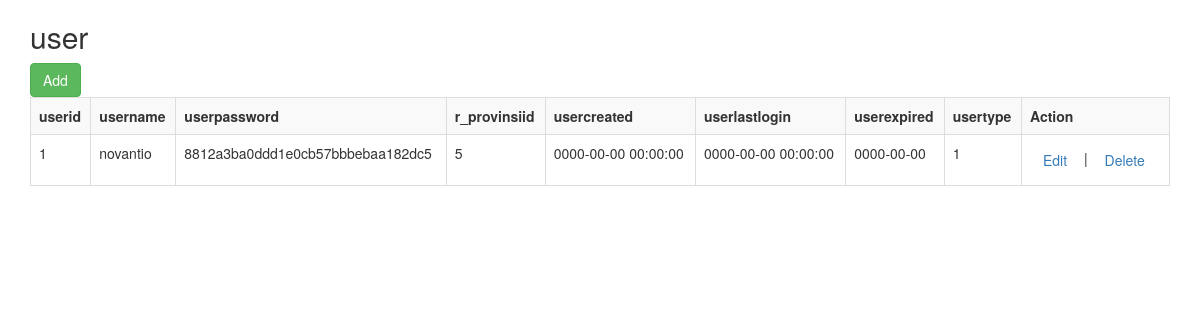
The page /index.php/user on the database as committed earlier.
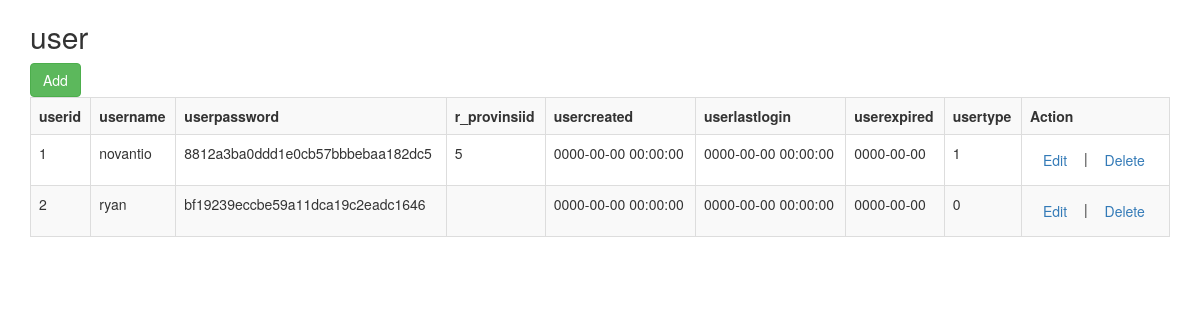
The same page on the database as committed later.
### tables this page shows
CREATE TABLE IF NOT EXISTS `user` (
  `userid` int(11) NOT NULL AUTO_INCREMENT,
  `username` varchar(50) DEFAULT NULL,
  `userpassword` varchar(50) DEFAULT NULL,
  `r_provinsiid` int(11) DEFAULT NULL,
  `usercreated` datetime DEFAULT CURRENT_TIMESTAMP,
  `userlastlogin` datetime DEFAULT NULL,
  `userexpired` date DEFAULT NULL,
  `usertype` int(11) DEFAULT NULL,
  PRIMARY KEY (`userid`),
  UNIQUE KEY `Uniqusername` (`username`)
);

### application/controllers/user.php (called while the page is built, shortened)
<?php
class user extends CI_Controller {
    public function index(){
        $arraydataget = array(
            'userid'=>$this->input->get('userid'),
            'username'=>$this->input->get('username'),
            'userpassword'=>$this->input->get('userpassword'),
            'r_provinsiid'=>$this->input->get('r_provinsiid'),
            'usercreated'=>$this->input->get('usercreated'),
            'userlastlogin'=>$this->input->get('userlastlogin'),
            'userexpired'=>$this->input->get('userexpired'),
            'usertype'=>$this->input->get('usertype')
        );
        $data['table']=$this->muser->select($arraydataget);
    }
}

### index.php (called while the page is built, shortened)
<?php
require_once BASEPATH.'core/CodeIgniter.php';

### application/models/muser.php (the view, shortened to what this page needs)
<?php
class muser extends CI_Model {
    public function select($arrfilter,$url=""){
        $this->db->select('*');
        $this->db->from('user');
        $query = $this->db->get();
        $table ="<table class='table table-striped table-bordered table-hover'>";
        $table .=" <tr><th>userid</th><th>username</th><th>userpassword</th><th>r_provinsiid</th><th>usercreated</th><th>userlastlogin</th><th>userexpired</th><th>usertype</th><th>Action</th></tr>";
        foreach ($query->result() as $row)
        {
            $table .= "<tr>"."<td>".$row->userid."</td>"."<td>".$row->username."</td>"."<td>".$row->userpassword."</td>"."<td>".$row->r_provinsiid."</td>"."<td>".$row->usercreated."</td>"."<td>".$row->userlastlogin."</td>"."<td>".$row->userexpired."</td>"."<td>".$row->usertype."</td>"."<td><a class='btn' href=\"//".base_url()."user\\edit\\".$row->userid."\">Edit</a> | <a class='btn btn-dangger' href=\"//".base_url()."user\\delete\\".$row->userid."\">Delete</a>".($url!=''?" | <a class='btn btn-dangger'  href='//".base_url()."$url/".$row->userid."'>Detail</a>":'')."</td></tr>";
        }
        $table .="</table>";
        return $table;
    }
}

Rows that differ between the two databases and show on the page:
added user: userid "2", username "ryan", userpassword "bf19239eccbe59a11dca19c2eadc1646", usercreated "0000-00-00 00:00:00", userlastlogin "0000-00-00 00:00:00", userexpired "0000-00-00", usertype "0"
